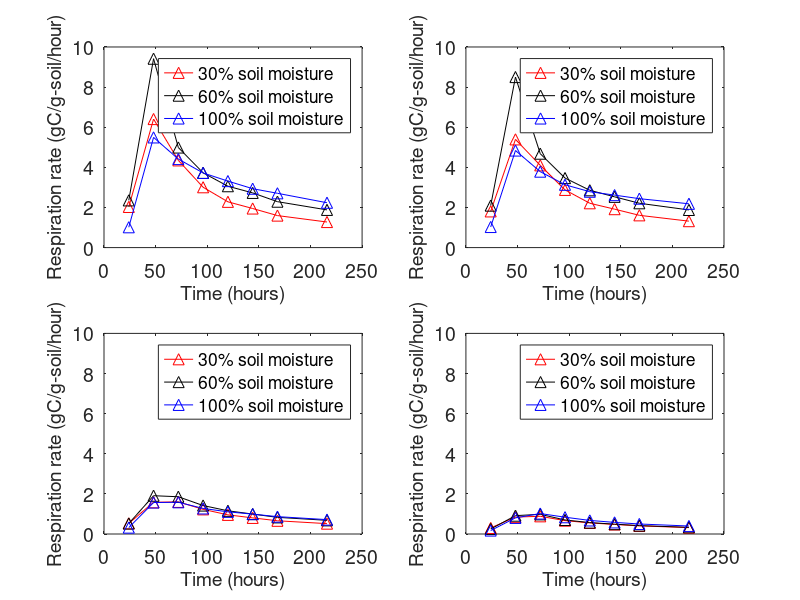

Here is the MATLAB script that generated this plot:
%% Plotting
t=[24	48	72	96	120	144	168	216];
a1=[2.027	6.408	4.348	3.008	2.282	1.949	1.596	1.275];
a2=[2.354	9.416	4.989	3.727	3.060	2.727	2.289	1.880];
a3=[1.014	5.493	4.414	3.721	3.315	2.936	2.707	2.236];
b1=[1.805	5.395	4.100	2.877	2.210	1.916	1.609	1.318];
b2=[2.093	8.501	4.682	3.466	2.858	2.531	2.210	1.877];
b3=[1.027	4.839	3.786	3.132	2.786	2.616	2.439	2.184];
c1=[0.530	1.582	1.602	1.229	0.955	0.804	0.660	0.517];
c2=[0.523	1.909	1.857	1.419	1.157	0.994	0.830	0.682];
c3=[0.320	1.569	1.582	1.275	1.105	0.991	0.866	0.717];
d1=[0.301	0.844	0.883	0.667	0.553	0.476	0.405	0.319];
d2=[0.248	0.915	0.981	0.700	0.569	0.491	0.420	0.333];
d3=[0.173	0.804	1.020	0.837	0.677	0.579	0.499	0.398];

subplot(2,2,1)
plot(t,a1,'r-^','MarkerSize',8); hold on;
plot(t,a2,'k-^','MarkerSize',8);
plot(t,a3,'b-^','MarkerSize',8);
set(gca,'fontsize',14);
ylim([0 10]);
xlabel('Time (hours)','FontSize',14);
ylabel('Respiration rate (gC/g-soil/hour)','FontSize',14);
legend('30% soil moisture','60% soil moisture','100% soil moisture');

subplot(2,2,2)
plot(t,b1,'r-^','MarkerSize',8); hold on;
plot(t,b2,'k-^','MarkerSize',8);
plot(t,b3,'b-^','MarkerSize',8);
set(gca,'fontsize',14);
ylim([0 10]);
xlabel('Time (hours)','FontSize',14);
ylabel('Respiration rate (gC/g-soil/hour)','FontSize',14);
legend('30% soil moisture','60% soil moisture','100% soil moisture');

subplot(2,2,3)
plot(t,c1,'r-^','MarkerSize',8); hold on;
plot(t,c2,'k-^','MarkerSize',8);
plot(t,c3,'b-^','MarkerSize',8);
set(gca,'fontsize',14);
ylim([0 10]);
xlabel('Time (hours)','FontSize',14);
ylabel('Respiration rate (gC/g-soil/hour)','FontSize',14);
legend('30% soil moisture','60% soil moisture','100% soil moisture');

subplot(2,2,4)
plot(t,d1,'r-^','MarkerSize',8); hold on;
plot(t,d2,'k-^','MarkerSize',8);
plot(t,d3,'b-^','MarkerSize',8);
set(gca,'fontsize',14);
ylim([0 10]);
xlabel('Time (hours)','FontSize',14);
ylabel('Respiration rate (gC/g-soil/hour)','FontSize',14);
legend('30% soil moisture','60% soil moisture','100% soil moisture');
